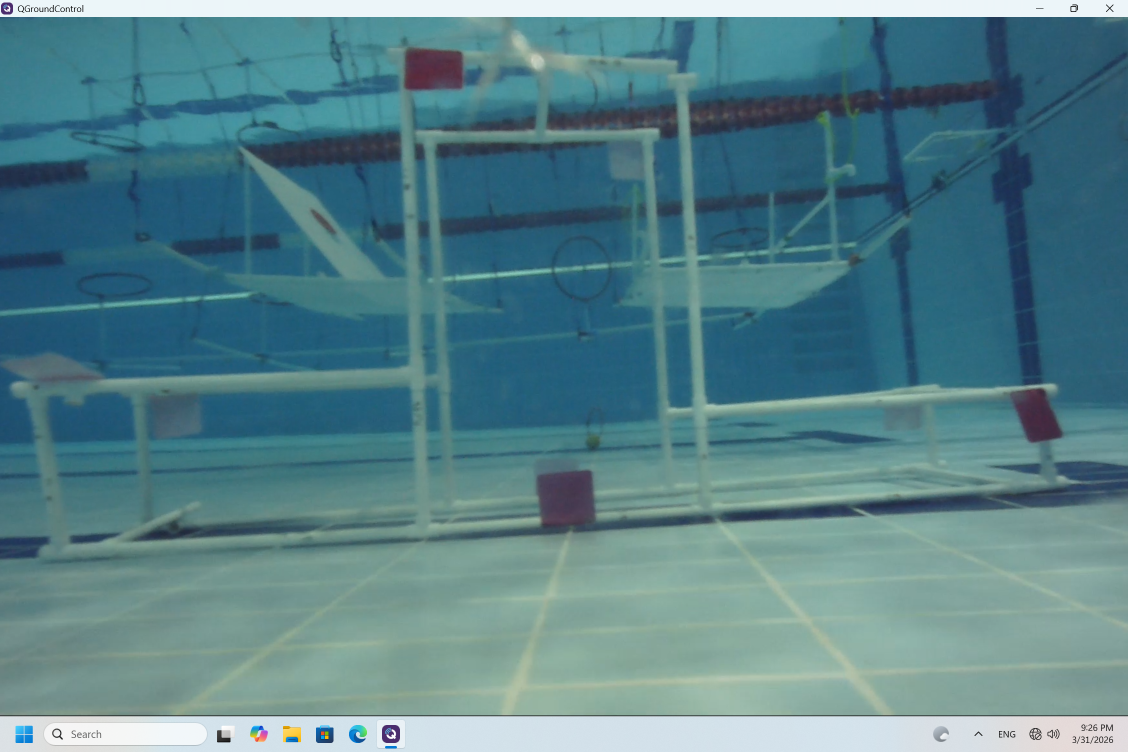
#> input picture coral test/Rov photot1.png, 2256 x 1504 px, found by its file name (shown at 1/2 size)
$ python task1_1.py
#> lines starting #> are read from the running program, lines starting #| are printed output that depends on the picture
import cv2
import numpy as np

class PipeMeasurer:
    def __init__(self):
        self.points = []  # 儲存使用者選取的點座標
        self.original_image = None  # 儲存原始圖像
        self.reference_length = 0  # 已知參考長度（公分）
        self.reference_pixels = 0  # 參考長度對應的像素值

    def mouse_callback(self, event, x, y, flags, param):
        if event == cv2.EVENT_LBUTTONDOWN:  # 當左鍵點擊時
            self.points.append((x, y))  # 記錄點擊位置
            cv2.circle(self.original_image, (x, y), 5, (0, 0, 255), -1)  # 在圖像上標記紅點（圓心在(x,y)，半徑5，紅色，實心）
            cv2.imshow('Original Image', self.original_image)  # 更新顯示圖像

            if len(self.points) == 4: # 當選取4個點後，自動計算未知長度
                self.calculate_unknown_length()

    def calculate_unknown_length(self): # 計算未知長度的函數
        if len(self.points) != 4:  # 確保有4個點
            return

        # 計算已知長度的像素距離（使用歐幾里得距離公式）
        pixel_length_known = np.sqrt((self.points[1][0] - self.points[0][0]) ** 2 +(self.points[1][1] - self.points[0][1]) ** 2)

        # 計算未知長度的像素距離
        pixel_length_unknown = np.sqrt((self.points[3][0] - self.points[2][0]) ** 2 +(self.points[3][1] - self.points[2][1]) ** 2)

        # 根據比例關係計算實際長度
        if self.reference_length > 0 and self.reference_pixels > 0:
            unknown_length = (pixel_length_unknown * self.reference_length) / pixel_length_known
            print(f"未知水管的實際長度: {unknown_length:.1f} cm")
        else:
            print("請先設置參考長度（按 'r' 鍵）")

    def process_image(self, image_path):  # 處理圖像的函數
#> called with image_path = 'Rov photot1.png'
        self.original_image = cv2.imread(image_path)  # 讀取圖像
#> self.original_image is the input picture: shape (1504, 2256, 3); mean B, G, R 137.4, 129.3, 87.2
        if self.original_image is None:  # 檢查是否成功讀取
            print(f"無法讀取圖片: {image_path}")
            return False

        self.original_image = cv2.resize(self.original_image,(self.original_image.shape[1] // 2,self.original_image.shape[0] // 2))  # 將圖像縮小一半（提高處理效率）
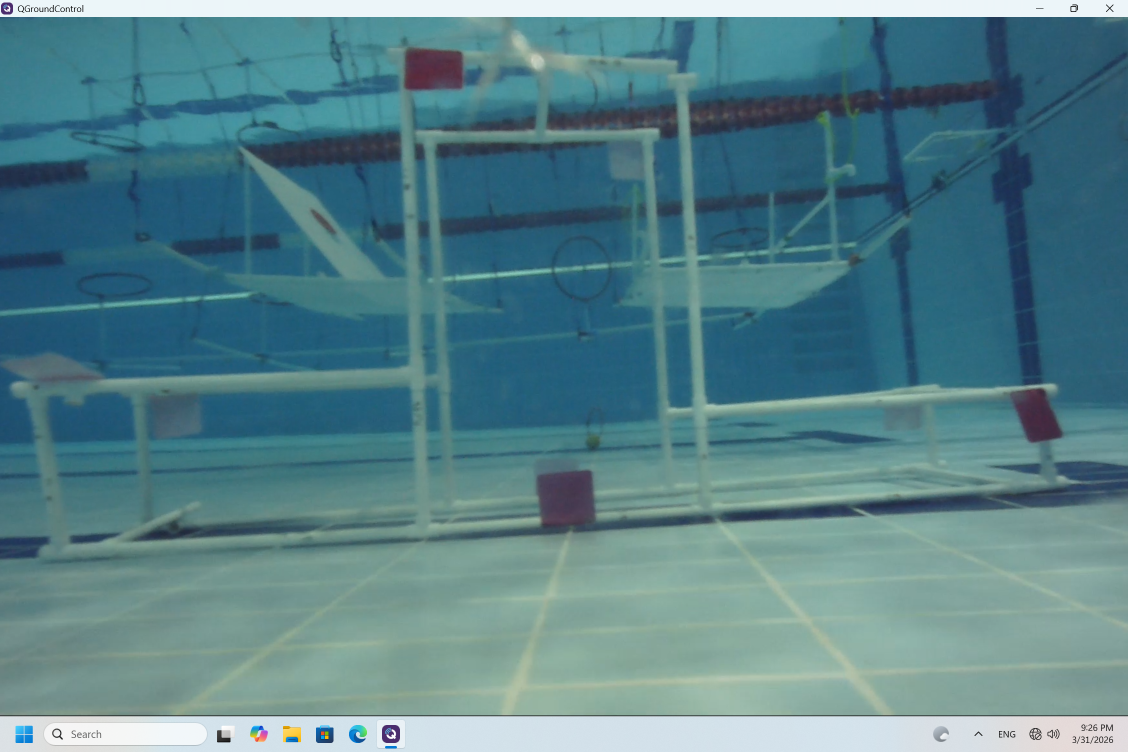
#> self.original_image: shape (752, 1128, 3); mean B, G, R 137.5, 129.4, 87.3

        cv2.imshow('Original Image', self.original_image)
        cv2.setMouseCallback('Original Image', self.mouse_callback)

        return True

    def set_reference(self, pixel_length, real_length):
        """設置參考長度"""
        self.reference_length = real_length  # 記錄實際長度（公分）
        self.reference_pixels = pixel_length  # 記錄像素長度
        print(f"已設置參考長度: {real_length:.1f} 公分 = {pixel_length:.1f} 像素")


def main():
    image_path = "Rov photot1.png"  # 替換為實際圖像路徑

    measurer = PipeMeasurer() # 創建PipeMeasurer實例

    # 處理指定圖像
    if measurer.process_image(image_path):
        print("請在圖片上點選四個點來測量水管長度")
        print("前兩個點為已知長度，後兩個點為未知長度")
        print("按 'r' 設置參考長度（用於校準測量）")
        print("按 'q' 退出")

        while True:
            key = cv2.waitKey(1) & 0xFF  # 等待鍵盤輸入
#> (key q is pressed here)
            if key == ord('q'):  # 按q退出
                break
            elif key == ord('r'):  # 按r設置參考長度
                if len(measurer.points) >= 2:  # 確保已選取至少2個點
                    # 獲取使用者輸入的實際長度
                    real_length = float(input("請輸入已知長度（公分）: "))
                    # 計算選取兩點之間的像素距離
                    pixel_length = np.sqrt((measurer.points[1][0] - measurer.points[0][0]) ** 2 +
                                           (measurer.points[1][1] - measurer.points[0][1]) ** 2)
                    measurer.set_reference(pixel_length, real_length)  # 設置參考長度
                else:
                    print("請先點選已知長度的兩個點")

        cv2.destroyAllWindows()  # 關閉所有OpenCV窗口
    else:
        print("圖片處理失敗")


if __name__ == "__main__":
    main()

$ run again, with coral test/coral_back.jpg saved as coral test/Rov photot1.png
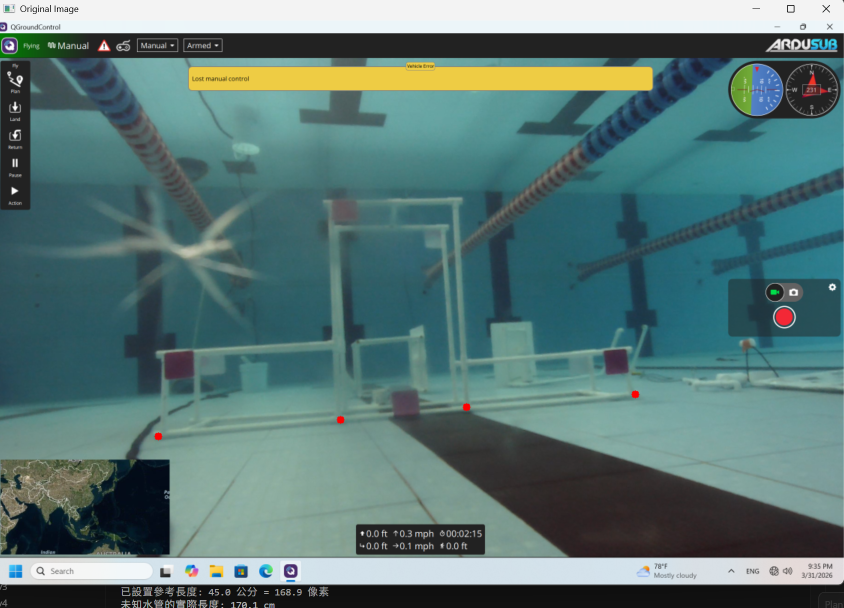
#> input picture coral test/coral_back.jpg, 1687 x 1216 px, found by its file name (shown at 1/2 size)
#> in process_image, self.original_image is the input picture: shape (1216, 1687, 3); mean B, G, R 116.5, 118.1, 88.9
#> in process_image, `self.original_image = cv2.resize(self.original_image,(self.original_im..`:
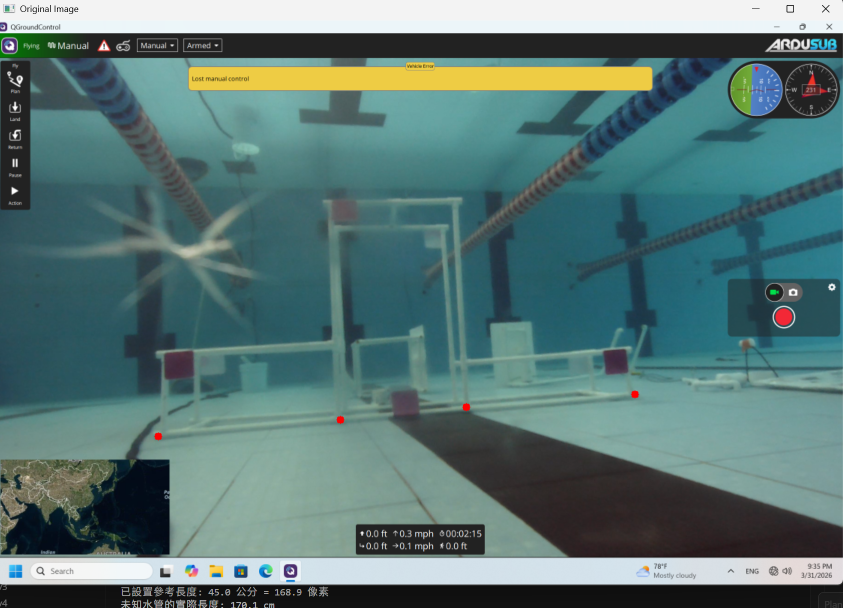
#> self.original_image: shape (608, 843, 3); mean B, G, R 116.5, 118.2, 89
